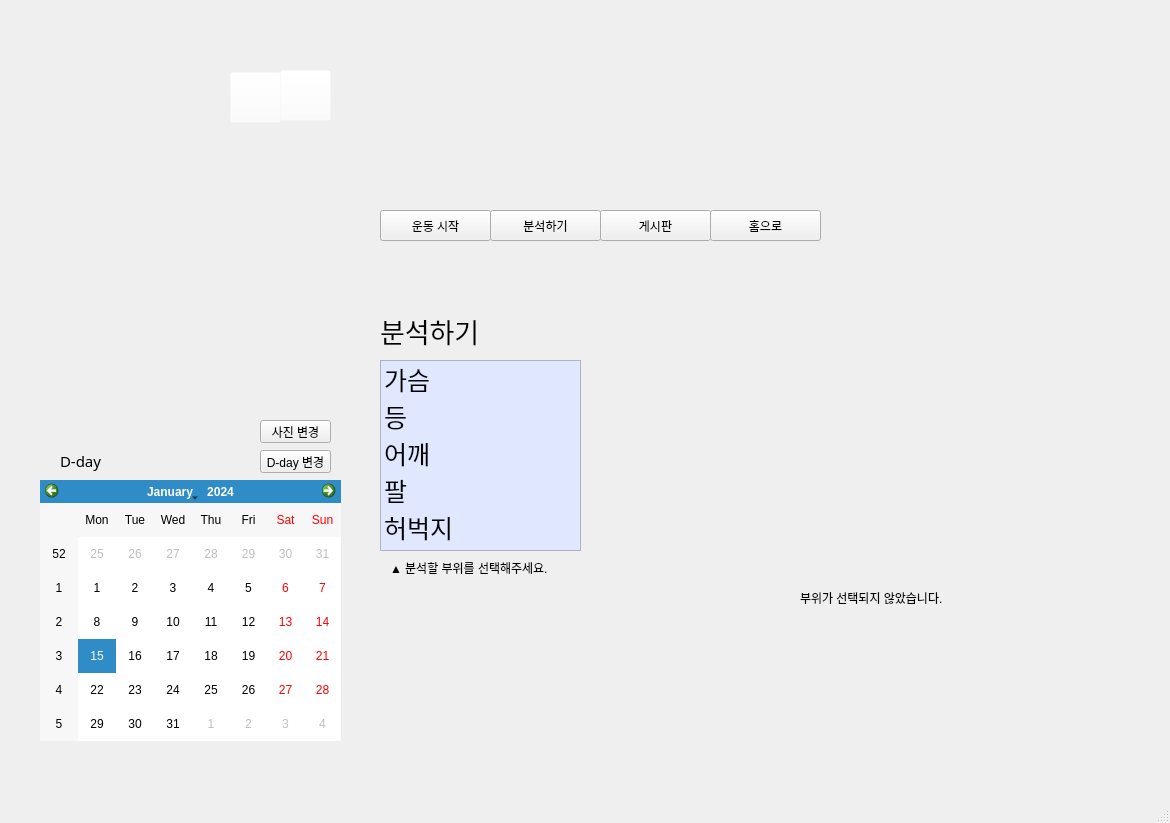
<?xml version="1.0" encoding="UTF-8"?>
<ui version="4.0">
 <class>MainWindow</class>
 <widget class="QMainWindow" name="MainWindow">
  <property name="geometry">
   <rect>
    <x>0</x>
    <y>0</y>
    <width>1170</width>
    <height>823</height>
   </rect>
  </property>
  <property name="windowTitle">
   <string>MainWindow</string>
  </property>
  <widget class="QWidget" name="centralwidget">
   <widget class="QPushButton" name="btn_goToHome">
    <property name="geometry">
     <rect>
      <x>710</x>
      <y>210</y>
      <width>111</width>
      <height>31</height>
     </rect>
    </property>
    <property name="text">
     <string>홈으로</string>
    </property>
   </widget>
   <widget class="QPushButton" name="btn_startExercise">
    <property name="geometry">
     <rect>
      <x>380</x>
      <y>210</y>
      <width>111</width>
      <height>31</height>
     </rect>
    </property>
    <property name="text">
     <string>운동 시작</string>
    </property>
   </widget>
   <widget class="QPushButton" name="btn_myData">
    <property name="geometry">
     <rect>
      <x>490</x>
      <y>210</y>
      <width>111</width>
      <height>31</height>
     </rect>
    </property>
    <property name="text">
     <string>분석하기</string>
    </property>
   </widget>
   <widget class="QPushButton" name="btn_board">
    <property name="geometry">
     <rect>
      <x>600</x>
      <y>210</y>
      <width>111</width>
      <height>31</height>
     </rect>
    </property>
    <property name="text">
     <string>게시판</string>
    </property>
   </widget>
   <widget class="QLabel" name="tablet_frame">
    <property name="enabled">
     <bool>true</bool>
    </property>
    <property name="geometry">
     <rect>
      <x>-70</x>
      <y>-30</y>
      <width>1301</width>
      <height>871</height>
     </rect>
    </property>
    <property name="autoFillBackground">
     <bool>false</bool>
    </property>
    <property name="text">
     <string/>
    </property>
    <property name="textFormat">
     <enum>Qt::AutoText</enum>
    </property>
    <property name="pixmap">
     <pixmap resource="main_frame.qrc">:/main_frame/img/tablet_frame.png</pixmap>
    </property>
    <property name="scaledContents">
     <bool>true</bool>
    </property>
   </widget>
   <widget class="QLabel" name="sign_img">
    <property name="geometry">
     <rect>
      <x>40</x>
      <y>70</y>
      <width>1091</width>
      <height>671</height>
     </rect>
    </property>
    <property name="text">
     <string/>
    </property>
    <property name="pixmap">
     <pixmap resource="main_frame.qrc">:/exercise/img/seleted_form.jpg</pixmap>
    </property>
    <property name="scaledContents">
     <bool>true</bool>
    </property>
    <property name="openExternalLinks">
     <bool>false</bool>
    </property>
   </widget>
   <widget class="QCalendarWidget" name="calendarWidget">
    <property name="geometry">
     <rect>
      <x>40</x>
      <y>480</y>
      <width>301</width>
      <height>261</height>
     </rect>
    </property>
   </widget>
   <widget class="QLabel" name="label">
    <property name="geometry">
     <rect>
      <x>380</x>
      <y>310</y>
      <width>121</width>
      <height>41</height>
     </rect>
    </property>
    <property name="font">
     <font>
      <family>Tmon몬소리 Black</family>
      <pointsize>20</pointsize>
     </font>
    </property>
    <property name="text">
     <string>분석하기</string>
    </property>
   </widget>
   <widget class="QLabel" name="label_2">
    <property name="geometry">
     <rect>
      <x>390</x>
      <y>560</y>
      <width>181</width>
      <height>16</height>
     </rect>
    </property>
    <property name="text">
     <string>▲ 분석할 부위를 선택해주세요.</string>
    </property>
   </widget>
   <widget class="QPushButton" name="btn_logout">
    <property name="geometry">
     <rect>
      <x>280</x>
      <y>70</y>
      <width>51</width>
      <height>51</height>
     </rect>
    </property>
    <property name="styleSheet">
     <string notr="true">QPushButton{ background-color: rgba(255, 255, 255, 0); }
QPushButton:hover{}
QPushButton:l:hover:pressed {}</string>
    </property>
    <property name="text">
     <string/>
    </property>
   </widget>
   <widget class="QPushButton" name="btn_help">
    <property name="geometry">
     <rect>
      <x>230</x>
      <y>72</y>
      <width>51</width>
      <height>51</height>
     </rect>
    </property>
    <property name="styleSheet">
     <string notr="true">QPushButton{ background-color: rgba(255, 255, 255, 0); }
QPushButton:hover{}
QPushButton:l:hover:pressed {}</string>
    </property>
    <property name="text">
     <string/>
    </property>
   </widget>
   <widget class="QLabel" name="lb_user_photo">
    <property name="geometry">
     <rect>
      <x>80</x>
      <y>150</y>
      <width>231</width>
      <height>241</height>
     </rect>
    </property>
    <property name="text">
     <string/>
    </property>
    <property name="pixmap">
     <pixmap resource="main_frame.qrc">:/main/img/user.png</pixmap>
    </property>
    <property name="scaledContents">
     <bool>true</bool>
    </property>
   </widget>
   <widget class="QLabel" name="label_3">
    <property name="geometry">
     <rect>
      <x>770</x>
      <y>370</y>
      <width>251</width>
      <height>191</height>
     </rect>
    </property>
    <property name="text">
     <string/>
    </property>
    <property name="pixmap">
     <pixmap resource="main_frame.qrc">:/icon/img/warning.png</pixmap>
    </property>
    <property name="scaledContents">
     <bool>true</bool>
    </property>
   </widget>
   <widget class="QLabel" name="label_4">
    <property name="geometry">
     <rect>
      <x>800</x>
      <y>590</y>
      <width>181</width>
      <height>16</height>
     </rect>
    </property>
    <property name="text">
     <string>부위가 선택되지 않았습니다.</string>
    </property>
   </widget>
   <widget class="QLabel" name="lb_Dday_num">
    <property name="geometry">
     <rect>
      <x>150</x>
      <y>450</y>
      <width>101</width>
      <height>21</height>
     </rect>
    </property>
    <property name="font">
     <font>
      <family>Tmon몬소리 Black</family>
      <pointsize>11</pointsize>
     </font>
    </property>
    <property name="text">
     <string/>
    </property>
   </widget>
   <widget class="QLabel" name="lb_Dday">
    <property name="geometry">
     <rect>
      <x>60</x>
      <y>450</y>
      <width>71</width>
      <height>21</height>
     </rect>
    </property>
    <property name="font">
     <font>
      <family>Tmon몬소리 Black</family>
      <pointsize>11</pointsize>
     </font>
    </property>
    <property name="text">
     <string>D-day</string>
    </property>
   </widget>
   <widget class="QPushButton" name="btn_selectDay">
    <property name="geometry">
     <rect>
      <x>260</x>
      <y>450</y>
      <width>71</width>
      <height>23</height>
     </rect>
    </property>
    <property name="text">
     <string>D-day 변경</string>
    </property>
   </widget>
   <widget class="QPushButton" name="btn_profile_change">
    <property name="geometry">
     <rect>
      <x>260</x>
      <y>420</y>
      <width>71</width>
      <height>23</height>
     </rect>
    </property>
    <property name="text">
     <string>사진 변경</string>
    </property>
   </widget>
   <widget class="QListWidget" name="listWidget">
    <property name="geometry">
     <rect>
      <x>380</x>
      <y>360</y>
      <width>201</width>
      <height>191</height>
     </rect>
    </property>
    <property name="font">
     <font>
      <family>Tmon몬소리 Black</family>
      <pointsize>19</pointsize>
     </font>
    </property>
    <property name="autoFillBackground">
     <bool>false</bool>
    </property>
    <property name="styleSheet">
     <string notr="true">background-color:rgb(224, 232, 255)</string>
    </property>
    <property name="autoScroll">
     <bool>false</bool>
    </property>
    <item>
     <property name="text">
      <string>가슴</string>
     </property>
    </item>
    <item>
     <property name="text">
      <string>등</string>
     </property>
    </item>
    <item>
     <property name="text">
      <string>어깨</string>
     </property>
    </item>
    <item>
     <property name="text">
      <string>팔</string>
     </property>
    </item>
    <item>
     <property name="text">
      <string>허벅지</string>
     </property>
    </item>
   </widget>
   <zorder>tablet_frame</zorder>
   <zorder>sign_img</zorder>
   <zorder>btn_goToHome</zorder>
   <zorder>btn_startExercise</zorder>
   <zorder>btn_myData</zorder>
   <zorder>btn_board</zorder>
   <zorder>calendarWidget</zorder>
   <zorder>label</zorder>
   <zorder>label_2</zorder>
   <zorder>btn_logout</zorder>
   <zorder>btn_help</zorder>
   <zorder>lb_user_photo</zorder>
   <zorder>label_3</zorder>
   <zorder>label_4</zorder>
   <zorder>lb_Dday_num</zorder>
   <zorder>lb_Dday</zorder>
   <zorder>btn_selectDay</zorder>
   <zorder>btn_profile_change</zorder>
   <zorder>listWidget</zorder>
  </widget>
  <widget class="QStatusBar" name="statusbar"/>
 </widget>
 <resources>
  <include location="main_frame.qrc"/>
 </resources>
 <connections/>
</ui>
